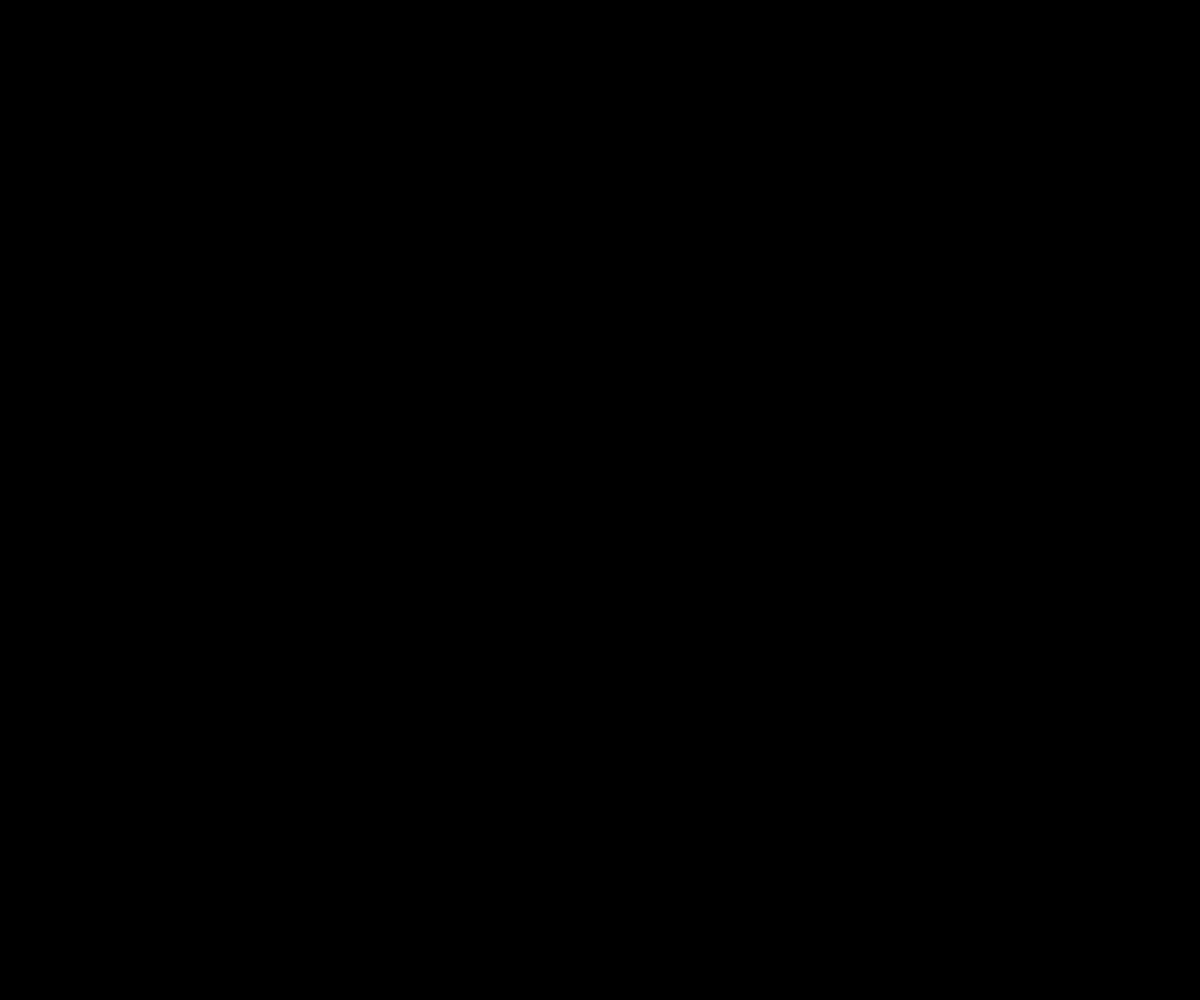
Frame 1 (no input)
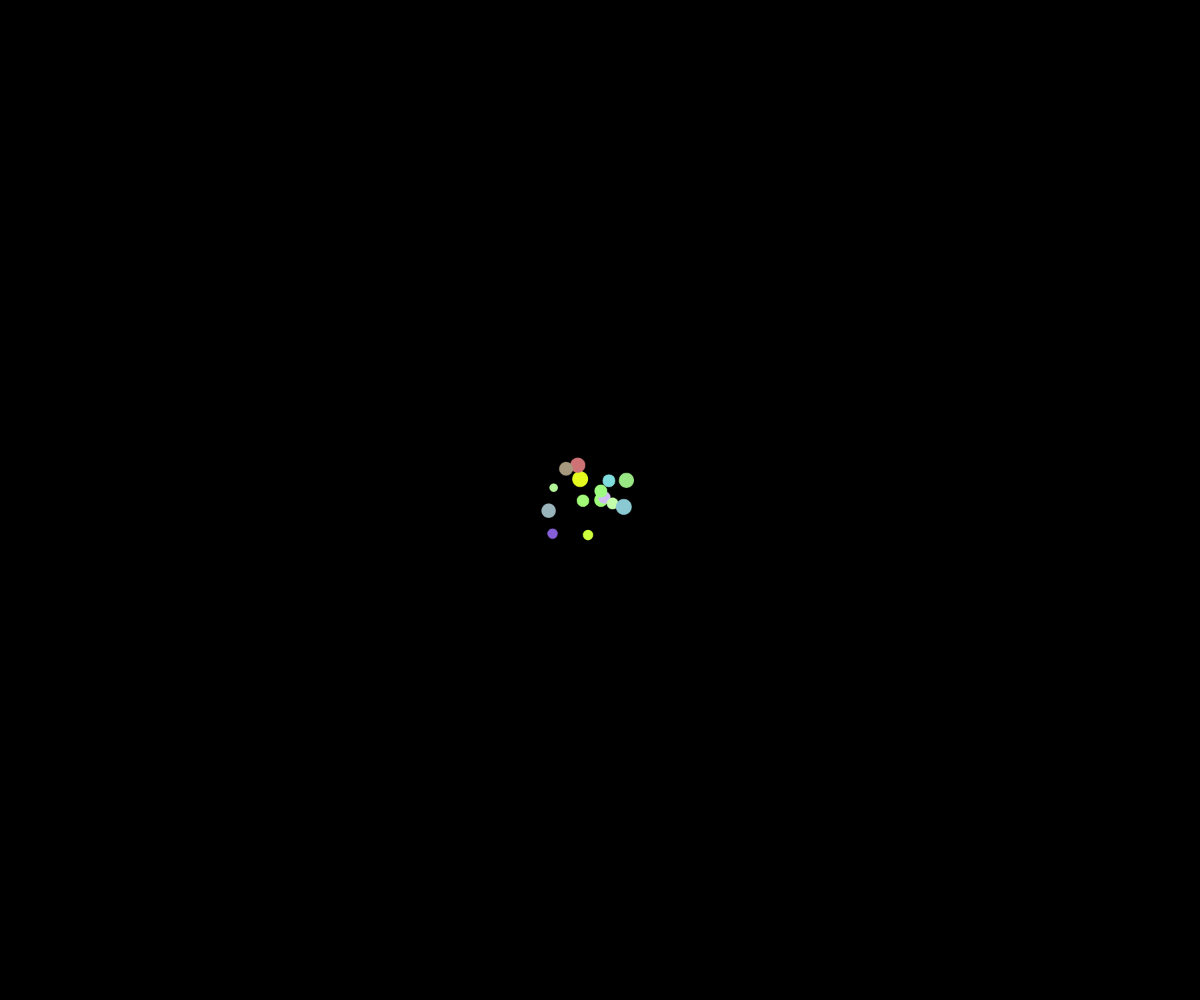
Frame 60 (no input)
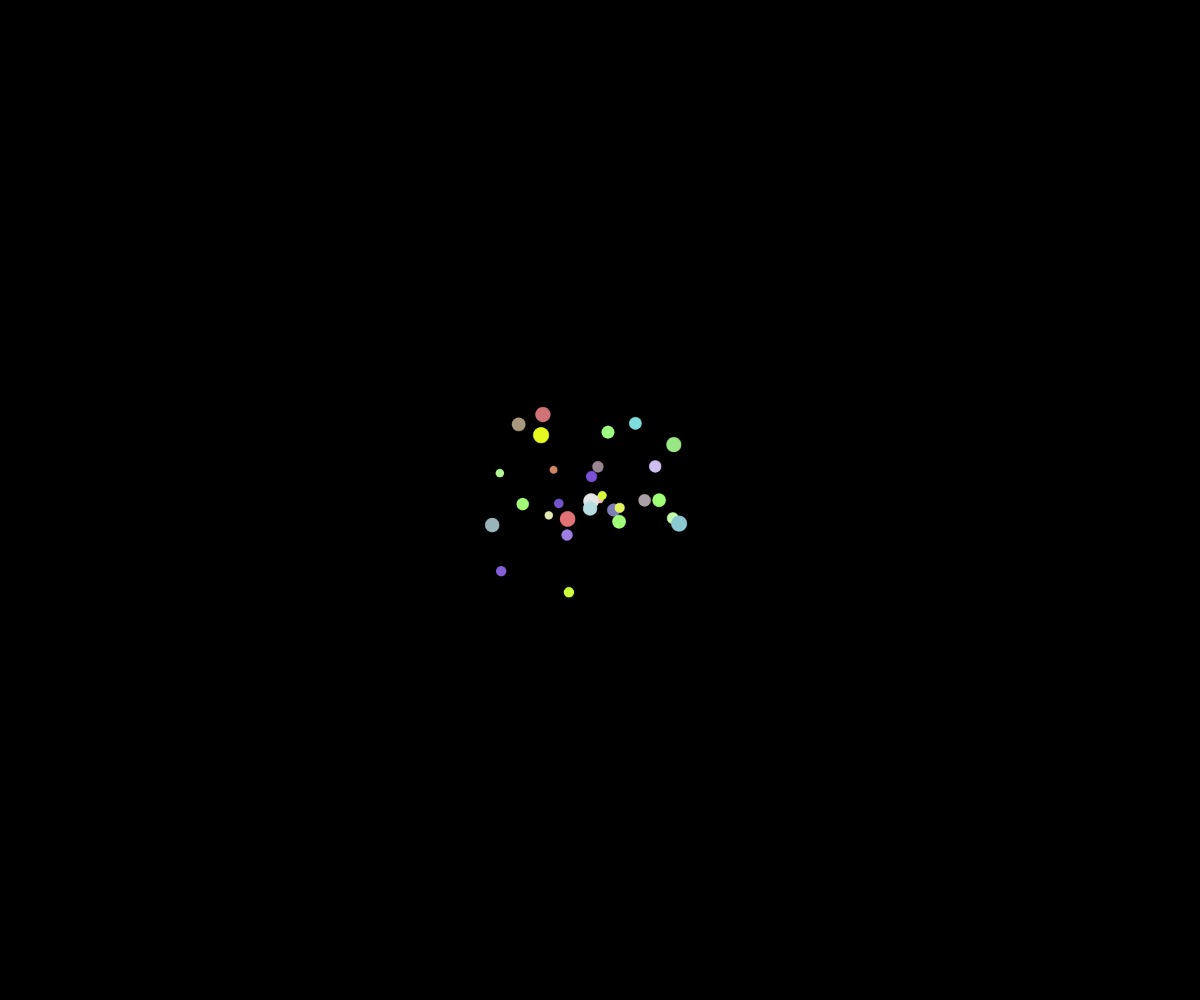
Frame 120 (the mouse pressed at the canvas centre since frame 60)

The p5.js sketch that drew these frames (run headless with seeded random() and noise() and a simulated clock; from frame 60 on, the mouse is pressed at the canvas centre):

// p5.js sketch
// ── sketch.js
p5.disableFriendlyErrors = true;
var debug = false;
var fps = 60;
var system;
var listOfColors = [];
var fullLight = true;
var sphereRadius = 8;

var mouseRadius = 20; //Repelling radius

function windowResized() {
  resizeCanvas(windowWidth, windowHeight);
}

function setup() {
  listOfColors = [color('#e7ff1b'), color('#e1595d'), color('#6e40d5'), color('#7bdce4'), color('#a0ff79'), color('#e0e0e0'), color('#ffffff')];
  background(0);
  createCanvas(windowWidth, windowHeight);
  pixelDensity(1.5);
  frameRate(fps);
  system = new ParticleSystem(createVector(width/2, height/2));
}

function draw() {
  background(0);
  if (frameCount%4 == 0) {
    system.addParticle();
  }
  system.run();
  debugHelpers();
}


// A simple Particle class
var Particle = function(position) {
  this.acceleration = createVector(random(-0.001,0.001), random(-0.001,0.001));
  this.velocity = p5.Vector.random2D();
  this.color = lerpColor(getRandomColor(),getRandomColor(),random(1));
  this.position = position.copy();
  this.size = random(sphereRadius, sphereRadius*2);
  this.lifespan = width;
};

Particle.prototype.run = function() {
  this.update();
  this.display();
};

// Method to update position
Particle.prototype.update = function(){
  this.velocity.add(this.acceleration);
  this.position.add(this.velocity);
  this.lifespan -= 2;
};

// Method to display
Particle.prototype.display = function() {
  noStroke();
  var c = this.color;
  c._array[3] = this.lifespan / 255;
  fill(c);
  push()
  ellipse(width - this.position.x, height - this.position.y, this.size);
  pop()
  // stroke(this.color, this.lifespan);
  // line(width - this.position.x, height - this.position.y, width/2, height/2);
};

// Is the particle still useful?
Particle.prototype.isDead = function(){
  if (this.lifespan < 0) {
    return true;
  } else {
    return false;
  }
};



var ParticleSystem = function(position) {
  this.origin = position.copy();
  this.particles = [];
};

ParticleSystem.prototype.addParticle = function() {
  this.particles.push(new Particle(this.origin));
};

ParticleSystem.prototype.run = function() {
  for (var i = this.particles.length-1; i >= 0; i--) {
    var p = this.particles[i];
    p.run();
    if (p.isDead()) {
      this.particles.splice(i, 1);
    }
  }
};


//*****************************
// helpers
//*****************************

function getRandomColor() {
  return listOfColors[int(random(0, listOfColors.length))];
}
function currentMouseX(){
  return mouseX - width/2;
}
function currentMouseY(){
  return mouseY - height/2;
}

function debugHelpers(){
  if(!debug){return;}

  p5.disableFriendlyErrors = false;

  push();
  translate(currentMouseX(), currentMouseY(), 0);

  // var wS = width/2;
  // var hS = height/2;
  // // var xteste = 0.08;

  // var tmX = (mouseX - wS);// - (mouseX * xteste);
  // var tmY = (mouseY - hS);

  // translate(tmX, tmY, 0);


  // console.log(width, height, tmX, tmY,mouseX * xteste, xteste);


  ambientMaterial("#ff0000");
  plane(mouseRadius);
  ambientMaterial("#00ff00");
  plane(4);
  pop();

  push();
    ambientMaterial("#ff0000");
    sphere(5);
  pop();
}
